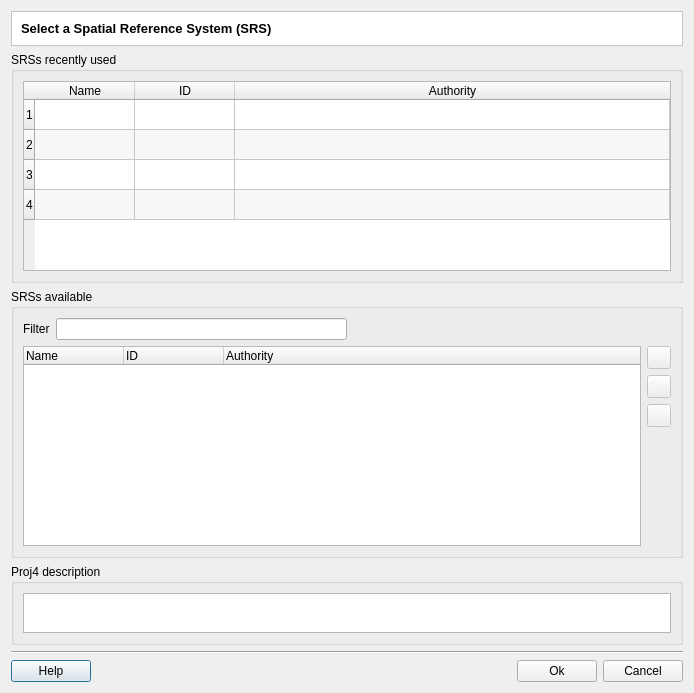
<?xml version="1.0" encoding="UTF-8"?>
<ui version="4.0">
 <class>SRSManagerDialogForm</class>
 <widget class="QDialog" name="SRSManagerDialogForm">
  <property name="windowModality">
   <enum>Qt::WindowModal</enum>
  </property>
  <property name="geometry">
   <rect>
    <x>0</x>
    <y>0</y>
    <width>694</width>
    <height>693</height>
   </rect>
  </property>
  <property name="windowTitle">
   <string>Spatial Reference Systems for Coordinates Manager</string>
  </property>
  <layout class="QVBoxLayout" name="verticalLayout_3">
   <item>
    <widget class="QFrame" name="frame_2">
     <property name="styleSheet">
      <string notr="true">QWidget { background: white }</string>
     </property>
     <property name="frameShape">
      <enum>QFrame::StyledPanel</enum>
     </property>
     <property name="frameShadow">
      <enum>QFrame::Sunken</enum>
     </property>
     <layout class="QHBoxLayout" name="horizontalLayout_6">
      <item>
       <widget class="QLabel" name="m_datasourceTypeTitleLabel">
        <property name="font">
         <font>
          <pointsize>10</pointsize>
          <weight>75</weight>
          <bold>true</bold>
         </font>
        </property>
        <property name="text">
         <string>Select a Spatial Reference System (SRS)</string>
        </property>
       </widget>
      </item>
     </layout>
    </widget>
   </item>
   <item>
    <widget class="QGroupBox" name="groupBox_3">
     <property name="title">
      <string>SRSs recently used</string>
     </property>
     <layout class="QGridLayout" name="gridLayout_3">
      <item row="0" column="0">
       <widget class="QTableWidget" name="m_SRSRecentTableWidget">
        <property name="minimumSize">
         <size>
          <width>600</width>
          <height>145</height>
         </size>
        </property>
        <property name="alternatingRowColors">
         <bool>true</bool>
        </property>
        <property name="showGrid">
         <bool>true</bool>
        </property>
        <property name="cornerButtonEnabled">
         <bool>true</bool>
        </property>
        <property name="rowCount">
         <number>4</number>
        </property>
        <attribute name="horizontalHeaderStretchLastSection">
         <bool>true</bool>
        </attribute>
        <attribute name="verticalHeaderVisible">
         <bool>true</bool>
        </attribute>
        <attribute name="verticalHeaderStretchLastSection">
         <bool>false</bool>
        </attribute>
        <row/>
        <row/>
        <row/>
        <row/>
        <column>
         <property name="text">
          <string>Name</string>
         </property>
        </column>
        <column>
         <property name="text">
          <string>ID</string>
         </property>
        </column>
        <column>
         <property name="text">
          <string>Authority</string>
         </property>
        </column>
       </widget>
      </item>
     </layout>
    </widget>
   </item>
   <item>
    <widget class="QGroupBox" name="groupBox_2">
     <property name="title">
      <string>SRSs available</string>
     </property>
     <layout class="QVBoxLayout" name="verticalLayout">
      <item>
       <layout class="QHBoxLayout" name="horizontalLayout_4">
        <item>
         <layout class="QHBoxLayout" name="horizontalLayout_3">
          <item>
           <widget class="QLabel" name="label_2">
            <property name="text">
             <string>Filter</string>
            </property>
           </widget>
          </item>
          <item>
           <widget class="QLineEdit" name="m_searchedSRSLineEdit"/>
          </item>
         </layout>
        </item>
        <item>
         <spacer name="horizontalSpacer_2">
          <property name="orientation">
           <enum>Qt::Horizontal</enum>
          </property>
          <property name="sizeHint" stdset="0">
           <size>
            <width>40</width>
            <height>20</height>
           </size>
          </property>
         </spacer>
        </item>
       </layout>
      </item>
      <item>
       <layout class="QHBoxLayout" name="horizontalLayout_2">
        <item>
         <widget class="QTreeWidget" name="m_SRSTreeWidget">
          <property name="minimumSize">
           <size>
            <width>600</width>
            <height>200</height>
           </size>
          </property>
          <property name="alternatingRowColors">
           <bool>true</bool>
          </property>
          <property name="autoExpandDelay">
           <number>12</number>
          </property>
          <property name="columnCount">
           <number>3</number>
          </property>
          <column>
           <property name="text">
            <string>Name</string>
           </property>
          </column>
          <column>
           <property name="text">
            <string>ID</string>
           </property>
          </column>
          <column>
           <property name="text">
            <string>Authority</string>
           </property>
          </column>
         </widget>
        </item>
        <item>
         <layout class="QVBoxLayout" name="verticalLayout_2">
          <item>
           <widget class="QToolButton" name="m_addSRSToolButton">
            <property name="enabled">
             <bool>false</bool>
            </property>
            <property name="toolTip">
             <string>Add a new SRS definition</string>
            </property>
            <property name="text">
             <string/>
            </property>
           </widget>
          </item>
          <item>
           <widget class="QToolButton" name="m_removeSRSToolButton">
            <property name="enabled">
             <bool>false</bool>
            </property>
            <property name="toolTip">
             <string>Remove a SRS definition</string>
            </property>
            <property name="text">
             <string/>
            </property>
           </widget>
          </item>
          <item>
           <widget class="QToolButton" name="m_editSRSToolButton">
            <property name="enabled">
             <bool>false</bool>
            </property>
            <property name="toolTip">
             <string>Edit a SRS definition</string>
            </property>
            <property name="text">
             <string/>
            </property>
           </widget>
          </item>
          <item>
           <spacer name="verticalSpacer">
            <property name="orientation">
             <enum>Qt::Vertical</enum>
            </property>
            <property name="sizeHint" stdset="0">
             <size>
              <width>20</width>
              <height>40</height>
             </size>
            </property>
           </spacer>
          </item>
         </layout>
        </item>
       </layout>
      </item>
     </layout>
    </widget>
   </item>
   <item>
    <widget class="QGroupBox" name="groupBox">
     <property name="title">
      <string>Proj4 description</string>
     </property>
     <layout class="QGridLayout" name="gridLayout">
      <item row="0" column="0">
       <widget class="QPlainTextEdit" name="m_p4descPlainTextEdit">
        <property name="maximumSize">
         <size>
          <width>16777215</width>
          <height>40</height>
         </size>
        </property>
       </widget>
      </item>
     </layout>
    </widget>
   </item>
   <item>
    <widget class="Line" name="line_3">
     <property name="minimumSize">
      <size>
       <width>640</width>
       <height>0</height>
      </size>
     </property>
     <property name="orientation">
      <enum>Qt::Horizontal</enum>
     </property>
    </widget>
   </item>
   <item>
    <layout class="QHBoxLayout" name="horizontalLayout">
     <item>
      <widget class="QPushButton" name="m_helpPushButton">
       <property name="text">
        <string>Help</string>
       </property>
      </widget>
     </item>
     <item>
      <spacer name="horizontalSpacer">
       <property name="orientation">
        <enum>Qt::Horizontal</enum>
       </property>
       <property name="sizeHint" stdset="0">
        <size>
         <width>40</width>
         <height>20</height>
        </size>
       </property>
      </spacer>
     </item>
     <item>
      <widget class="QPushButton" name="m_okPushButton">
       <property name="text">
        <string>Ok</string>
       </property>
      </widget>
     </item>
     <item>
      <widget class="QPushButton" name="m_cancelPushButton">
       <property name="text">
        <string>Cancel</string>
       </property>
      </widget>
     </item>
    </layout>
   </item>
  </layout>
 </widget>
 <resources/>
 <connections/>
</ui>
